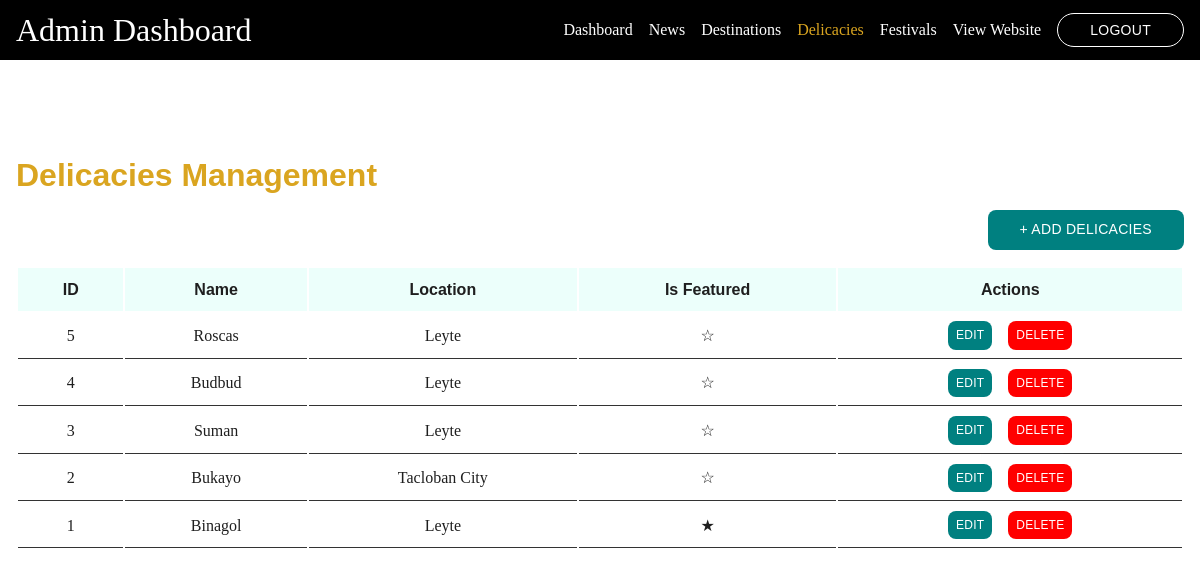
The app's page /admin/delicacies.php with its own data.
### tables this page shows
CREATE TABLE `delicacies` (
  `id` int(11) NOT NULL,
  `name` varchar(255) NOT NULL,
  `description` text NOT NULL,
  `location` varchar(255) NOT NULL,
  `is_featured` tinyint(1) DEFAULT 0,
  `image_name` varchar(255) DEFAULT NULL,
  `created_at` datetime DEFAULT current_timestamp(),
  `updated_at` datetime DEFAULT current_timestamp() ON UPDATE current_timestamp(),
  `ingredients` text NOT NULL,
  `instructions` text NOT NULL
);

### includes/crud.php (called while the page is built, shortened)
<?php
function getAll($table, $orderBy = 'id', $order = 'DESC') {
    return fetch(executeQuery("SELECT * FROM $table ORDER BY $orderBy $order"));
}
function crud($table, $uploadDir) {
    $action = $_GET['action'] ?? 'list';
}
?>

### includes/db.php (called while the page is built, shortened)
<?php
$conn = new mysqli("127.0.0.1", 'root', '', 'leyte_tourism');
function executeQuery($sql, $params = []) {
    global $conn;
    $stmt = $conn->prepare($sql);
    $stmt->execute();
    return $stmt;
}
function fetch($stmt, $single = false) {
    $result = $stmt->get_result();
    return $single ? $result->fetch_assoc() : $result->fetch_all(MYSQLI_ASSOC);
}
?>

### public/admin/delicacies.php (the view, shortened to what this page needs)
<?php
require_once '../../includes/db.php';
require_once '../../includes/crud.php';
$action = $_GET['action'] ?? 'list';
$table = "delicacies";
$items = getAll($table);
?>
<!DOCTYPE html>
<html lang="en">
<head>
    <link rel="stylesheet" href="../../assets/css/variables.css">
    <link rel="stylesheet" href="../../assets/css/base.css">
    <link rel="stylesheet" href="../../assets/css/layout.css">
    <link rel="stylesheet" href="../../assets/css/components.css">
    <link rel="stylesheet" href="../../assets/css/responsive.css">
    <link rel="stylesheet" href="../../assets/css/admin.css">
</head>
<body>
    <?php include_once '../../templates/admin-navbar.php' ?>
    <main>
        <div class="container">
            <?php if ($action === "list"): ?>
                <div class="admin-header">
                    <h2>Delicacies Management</h2>
                    <a href="?action=add" class="btn btn-primary btn-square">+ Add Delicacies</a>
                </div>
                <table class="data-table">
                    <thead>
                        <tr>
                            <th>ID</th>
                            <th>Name</th>
                            <th>Location</th>
                            <th>Is Featured</th>
                            <th>Actions</th>
                        </tr>
                    </thead>
                    <tbody>
                        <?php foreach ($items as $item): ?>
                            <tr>
                                <td> <?= $item['id'] ?> </td>
                                <td> <?= $item['name'] ?> </td>
                                <td> <?= $item['location'] ?> </td>
                                <td> <?= $item['is_featured'] === 1 ? "&starf;" : "&star;" ?> </td>
                                <td class="action-buttons">
                                    <a href="?action=edit&id=<?= $item['id'] ?>" class="btn btn-primary btn-sm btn-square">
                                        Edit
                                    </a>
                                    <a onclick="return confirm('Are you sure you want to delete this item?')" href="?action=delete&id=<?= $item['id'] ?>" class="btn btn-danger btn-sm btn-square">
                                        Delete
                                    </a>
                                </td>
                            </tr>
                        <?php endforeach; ?>
                    </tbody>
                </table>
            <?php endif; ?>
        </div>
</body>
</html>

### assets/css/variables.css (style rules this page uses)
:root { --primary: teal; --accent: goldenrod; --success: green; --danger: red; --bg: #ffffff; --bg-alt: rgba(232, 255, 251, 0.8); --bg-dark: #000000; --text: #1f1f1f; --text-muted: rgba(0,0,0, 0.8); --text-light: #ffffff; --font-heading: "Trebuchet MS", "Arial", sans-serif; --font-body: "Georgia", "Times New Roman", serif; --space-xs: 0.25rem; --space-sm: 0.5rem; --space-md: 1rem; --space-lg: 2rem; --space-xl: 4rem; --space-2xl: 6rem; --text-xs: 0.75rem; --text-sm: 0.875rem; --text-base: 1rem; --text-lg: 1.125rem; --text-xl: clamp(1.25rem, 5vw, 1.5rem); --text-2xl: clamp(1.5rem, 5vw, 2rem); --text-3xl: clamp(2rem, 5vw, 3.5rem); --container-max: 1200px; --nav-height: 60px; --shadow-sm: 0 1px 4px rgba(0,0,0,0.08); --shadow-md: 0 4px 12px rgba(0,0,0,0.1); --shadow-lg: 0 10px 25px rgba(0,0,0,0.12); --radius-sm: 4px; --radius-md: 8px; --radius-lg: 16px; --radius-full: 9999px; --transition: 0.25s ease; }

### assets/css/base.css (style rules this page uses)
*, *::before, *::after { box-sizing: border-box; margin: 0; padding: 0; }
html { scroll-behavior: smooth; font-size: 16px; }
body { font-size: var(--text-base); font-family: var(--font-body); line-height: 1.7; background-color: var(--bg); color: var(--text); }
h1, h2, h3, h4, h5, h6 { font-family: var(--font-heading); line-height: 1.2; color: var(--text); }
h2 { font-size: var(--text-2xl); }
a { text-decoration: none; color: var(--text); }
section, main { padding: var(--space-2xl) var(--space-md); }
main { min-height: 100vh; }

### assets/css/layout.css (style rules this page uses)
.container { margin: 0 auto; max-width: var(--container-max); }

### assets/css/components.css (style rules this page uses)
.btn { padding: var(--space-sm) var(--space-lg); border-radius: var(--radius-full); transition: color var(--transition), transform var(--transition); cursor: pointer; text-transform: uppercase; font-family: var(--font-heading); letter-spacing: 0.02em; width: fit-content; color: var(--text-light); font-size: var(--text-sm); }
.btn-sm { padding: var(--space-xs) var(--space-sm); font-size: var(--text-xs); }
.btn-square { border-radius: var(--radius-md); }
.btn-primary { background-color: var(--primary); }
.btn-danger { background-color: var(--danger); }

### assets/css/admin.css (style rules this page uses)
.admin-header { display: flex; flex-direction: column; gap: var(--space-md); margin-bottom: var(--space-md); }
.admin-header h2 { color: var(--accent); }
.admin-header .btn { margin-left: auto; }
.data-table { width: 100%; }
.data-table tr { text-align: center; }
.data-table td { padding: var(--space-sm) var(--space-md); color: var(--text); border-bottom: 0.5px solid rgba(0,0,0,0.8); }
.data-table th { padding: var(--space-sm) var(--space-md); color: var(--text); }
.data-table thead { background-color: var(--bg-alt); font-family: var(--font-heading); font-weight: 700; }
.action-buttons { display: flex; justify-content: center; align-items: center; gap: var(--space-md); }

### records on screen
delicacies: id "5", name "Roscas", location "Leyte"
delicacies: id "4", name "Budbud", location "Leyte"
delicacies: id "3", name "Suman", location "Leyte"
delicacies: id "2", name "Bukayo", location "Tacloban City"
delicacies: id "1", name "Binagol", location "Leyte"

### other values on screen
$label "Dashboard"
$label "News"
$label "Destinations"
$label "Delicacies"
$label "Festivals"
$label "View Website"
